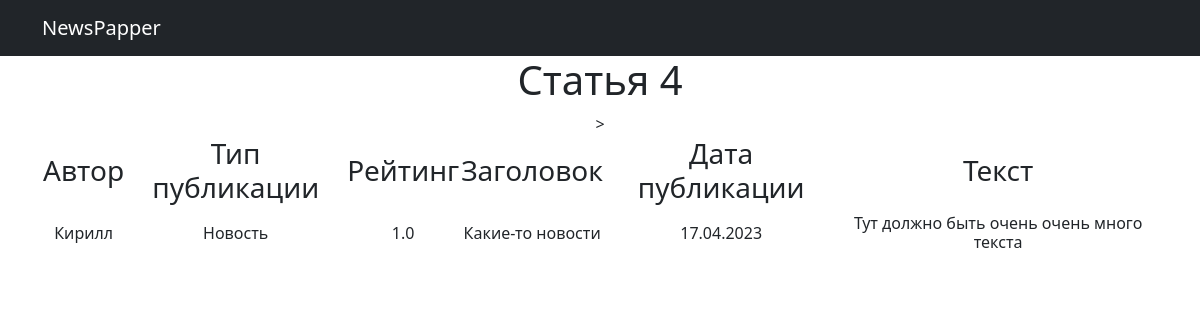
The app's page /post/4 with its own data.
### news/models.py (models this page shows, shortened)
class Post(models.Model):
    article = 'AR'
    news = 'NE'
    POST_TYPES = [
        (article, 'Статья'),
        (news, 'Новость')
    ]
    author = models.ForeignKey(Author, on_delete=models.CASCADE)
    post_type = models.CharField(max_length=2, choices=POST_TYPES)
    time_created = models.DateTimeField(auto_now_add=True)
    categories = models.ManyToManyField(Category, through='PostCategory')
    title = models.CharField(max_length=255)
    text = models.TextField()
    rating = models.FloatField(default=0.0)

class Author(models.Model):
    rating = models.FloatField(default=0.0)
    user = models.OneToOneField(User, on_delete=models.CASCADE)
    def __str__(self):
        return self.user.username

### news/views.py (the view)
# urls.py: path('<int:pk>', PostDetail.as_view(), name='post_detail'),
class PostDetail(DetailView):
    model = Post
    template_name = 'news_pk.html'
    context_object_name = 'post'

### news/templatetags/custom_filter.py (called while the page is built)
@register.filter()
def censor(value):
   bad_words = ('падла', 'урод')
   if not isinstance(value, str):
      raise TypeError(f"unresolved type '{type(value)}' expected  type 'str'")
   for word in value.split():
      if word.lower() in bad_words:
         value = value.replace(word, f"{word[0]}{'*' * (len(word) - 2)}{word[-1]}")
   return value

### templates/news_pk.html (shortened to what this page needs)
{% extends 'flatpages/default.html' %}
{% load custom_filter %}
{% block content %}
	<h1>Статья {{post.id}}</h1>
   {% if post %}
       <table>
           <tr>
               <td><h3>Автор</h3></td>
               <td><h3>Тип публикации</h3></td>
               <td><h3>Рейтинг</h3></td>
               <td><h3>Заголовок</h3></td>
               <td><h3>Дата публикации</h3></td>
               <td><h3>Текст</h3></td>
           </tr>
           <tr>
               <td><h6>{{ post.author}}</h6></td>
               <td><h6>{{ post.get_post_type_display }}</h6></td>
               <td><h6>{{ post.rating}}</h6></td>
               <td><h6>{{ post.title | censor}}</h6></td>
               <td><h6>{{ post.time_created|date:'j.m.Y' }}</h6></td>
               <td><h6>{{ post.text | censor}}</h6></td>>
           </tr>
       </table>
   {% else %}
       <h2>Постов нет!!</h2>
   {% endif %}
{% endblock content %}

### records on screen
Post: id "4", author "Кирилл", post_type "Новость", rating "1.0", title|censor "Какие-то новости", time_created "17.04.2023", text|censor "Тут должно быть очень очень много текста"
